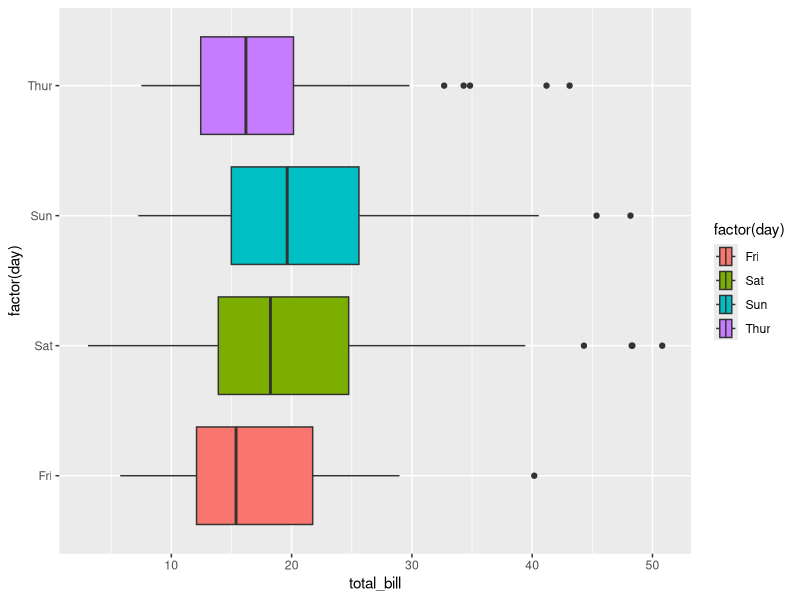

Here is the R script that generated this plot:
library(ggplot2)
library(reshape2)

ggplot(tips, aes(x=total_bill, y=factor(day), fill=factor(day))) +
  geom_boxplot()
